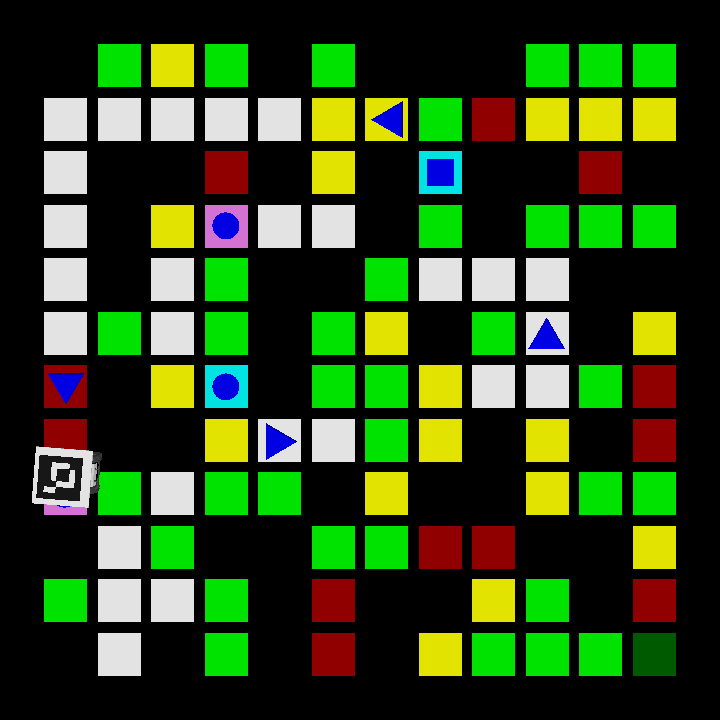
#> input picture Workshop 3-opencv/resources/pic.png, 720 x 720 px, found by its file name
$ python bitwise.py
#> lines starting #> are read from the running program, lines starting #| are printed output that depends on the picture
import cv2
import numpy as np
img = cv2.imread("resources\pic.png")
#> img is the input picture: shape (720, 720, 3); mean B, G, R 25, 68.3, 43.9
img2 = cv2.imread("resources\imaze.png")
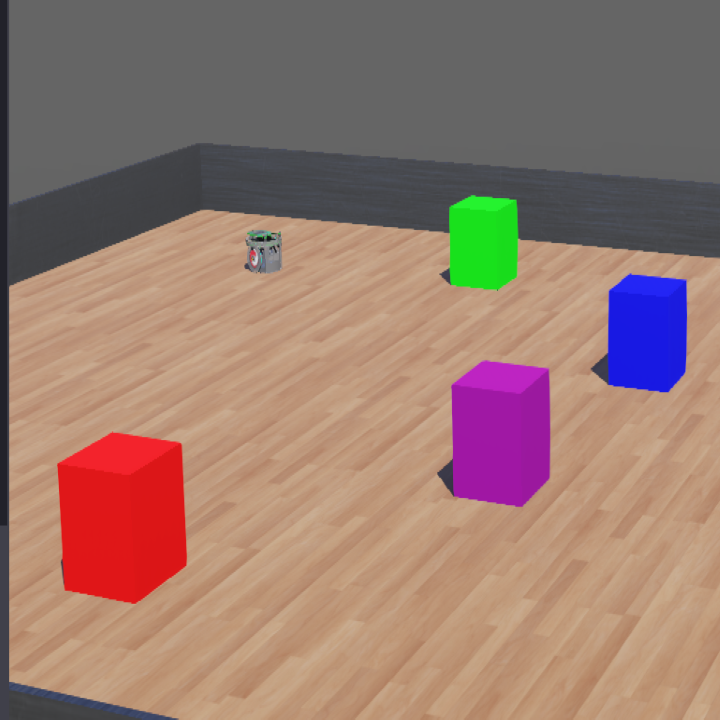
#> input picture Workshop 3-opencv/resources/imaze.png, 720 x 720 px, found by its file name
#> img2 is the input picture: shape (720, 720, 3); mean B, G, R 111.1, 122, 151.7

hsv_img = cv2.cvtColor(img, cv2.COLOR_BGR2HSV)
#> hsv_img: shape (720, 720, 3); mean H, S, V 11.9, 65.5, 76.3
hsv_img2 = cv2.cvtColor(img2, cv2.COLOR_BGR2HSV)
#> hsv_img2: shape (720, 720, 3); mean H, S, V 28.3, 73.4, 158.2

cv2.imshow("img",img)
cv2.imshow("img2",img2)
res = cv2.bitwise_and(img, img2, mask= None)
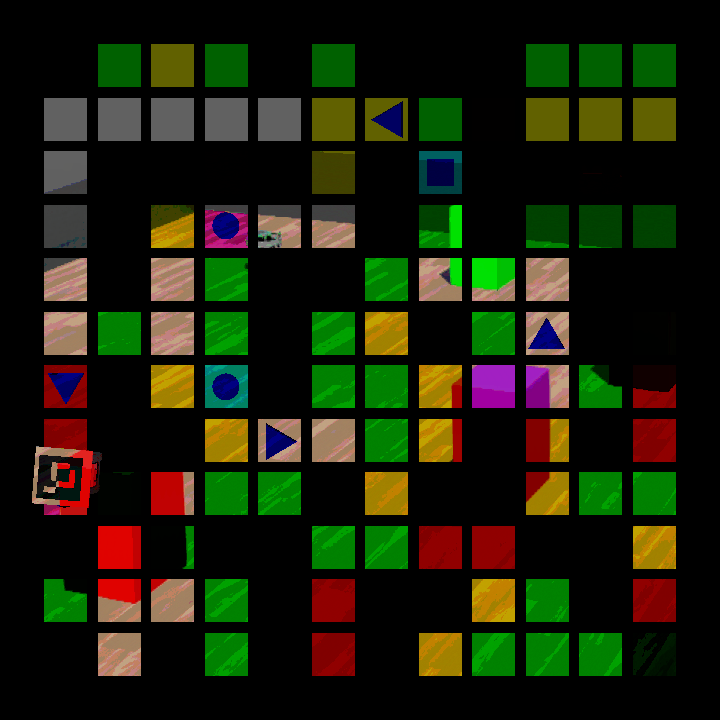
#> res: shape (720, 720, 3); mean B, G, R 10.2, 32.2, 27.6
cv2.imshow("result",res)
cv2.waitKey(0)
cv2.destroyAllWindows()
